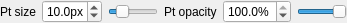
<?xml version="1.0" encoding="UTF-8"?>
<ui version="4.0">
 <class>PointSettingsWidget</class>
 <widget class="QWidget" name="PointSettingsWidget">
  <property name="geometry">
   <rect>
    <x>0</x>
    <y>0</y>
    <width>336</width>
    <height>22</height>
   </rect>
  </property>
  <property name="windowTitle">
   <string>Form</string>
  </property>
  <layout class="QHBoxLayout" name="horizontalLayout">
   <property name="leftMargin">
    <number>0</number>
   </property>
   <property name="topMargin">
    <number>0</number>
   </property>
   <property name="rightMargin">
    <number>0</number>
   </property>
   <property name="bottomMargin">
    <number>0</number>
   </property>
   <item>
    <widget class="QLabel" name="sizeLabel">
     <property name="text">
      <string>Pt size</string>
     </property>
    </widget>
   </item>
   <item>
    <widget class="QDoubleSpinBox" name="sizeDoubleSpinBox">
     <property name="minimumSize">
      <size>
       <width>60</width>
       <height>0</height>
      </size>
     </property>
     <property name="maximumSize">
      <size>
       <width>60</width>
       <height>16777215</height>
      </size>
     </property>
     <property name="suffix">
      <string>px</string>
     </property>
     <property name="decimals">
      <number>1</number>
     </property>
     <property name="minimum">
      <double>1.000000000000000</double>
     </property>
     <property name="maximum">
      <double>20.000000000000000</double>
     </property>
     <property name="value">
      <double>10.000000000000000</double>
     </property>
    </widget>
   </item>
   <item>
    <widget class="QSlider" name="sizeHorizontalSlider">
     <property name="minimumSize">
      <size>
       <width>50</width>
       <height>0</height>
      </size>
     </property>
     <property name="maximumSize">
      <size>
       <width>150</width>
       <height>16777215</height>
      </size>
     </property>
     <property name="minimum">
      <number>1000</number>
     </property>
     <property name="maximum">
      <number>20000</number>
     </property>
     <property name="value">
      <number>5000</number>
     </property>
     <property name="orientation">
      <enum>Qt::Horizontal</enum>
     </property>
    </widget>
   </item>
   <item>
    <widget class="QLabel" name="opacityLabel">
     <property name="sizePolicy">
      <sizepolicy hsizetype="Maximum" vsizetype="Preferred">
       <horstretch>0</horstretch>
       <verstretch>0</verstretch>
      </sizepolicy>
     </property>
     <property name="text">
      <string>Pt opacity</string>
     </property>
    </widget>
   </item>
   <item>
    <widget class="QDoubleSpinBox" name="opacityDoubleSpinBox">
     <property name="suffix">
      <string>%</string>
     </property>
     <property name="decimals">
      <number>1</number>
     </property>
     <property name="value">
      <double>100.000000000000000</double>
     </property>
    </widget>
   </item>
   <item>
    <widget class="QSlider" name="opacityHorizontalSlider">
     <property name="minimumSize">
      <size>
       <width>50</width>
       <height>0</height>
      </size>
     </property>
     <property name="maximumSize">
      <size>
       <width>150</width>
       <height>16777215</height>
      </size>
     </property>
     <property name="minimum">
      <number>1</number>
     </property>
     <property name="maximum">
      <number>100</number>
     </property>
     <property name="value">
      <number>100</number>
     </property>
     <property name="orientation">
      <enum>Qt::Horizontal</enum>
     </property>
    </widget>
   </item>
  </layout>
 </widget>
 <resources/>
 <connections/>
</ui>
